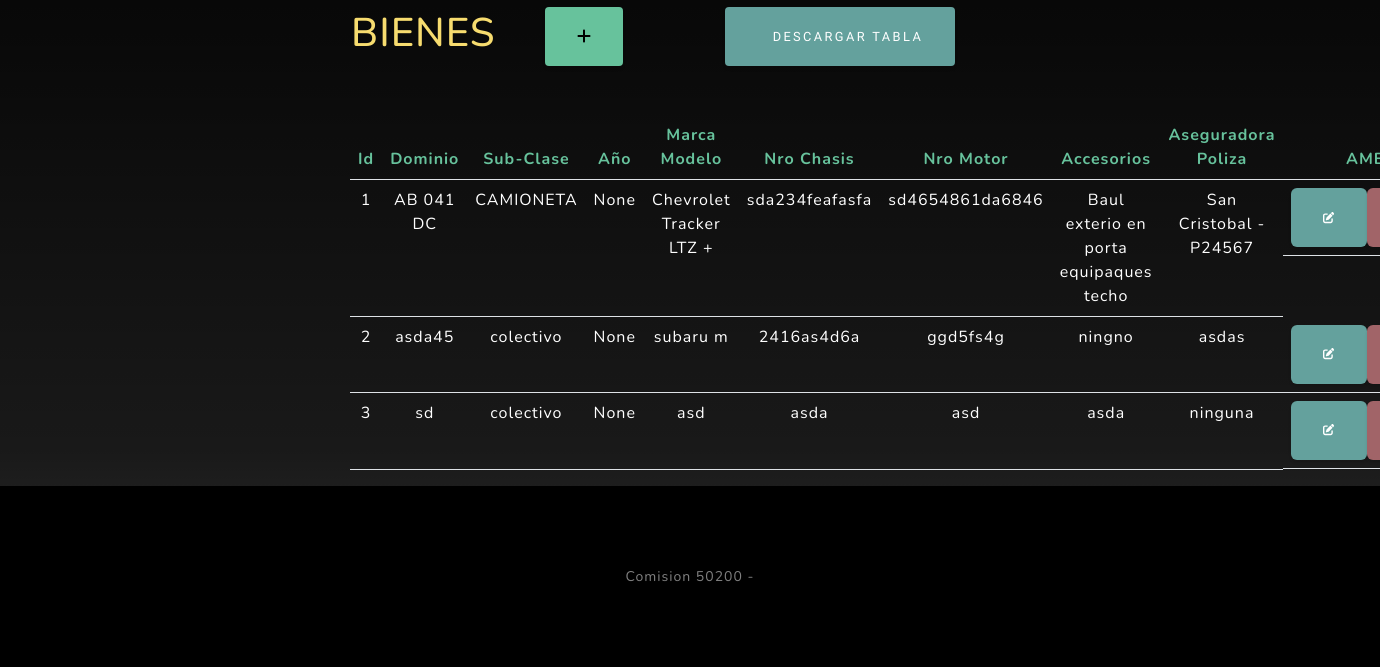
Page /aplicacion/bienes/ (signed in, lower part) on the earlier database version.
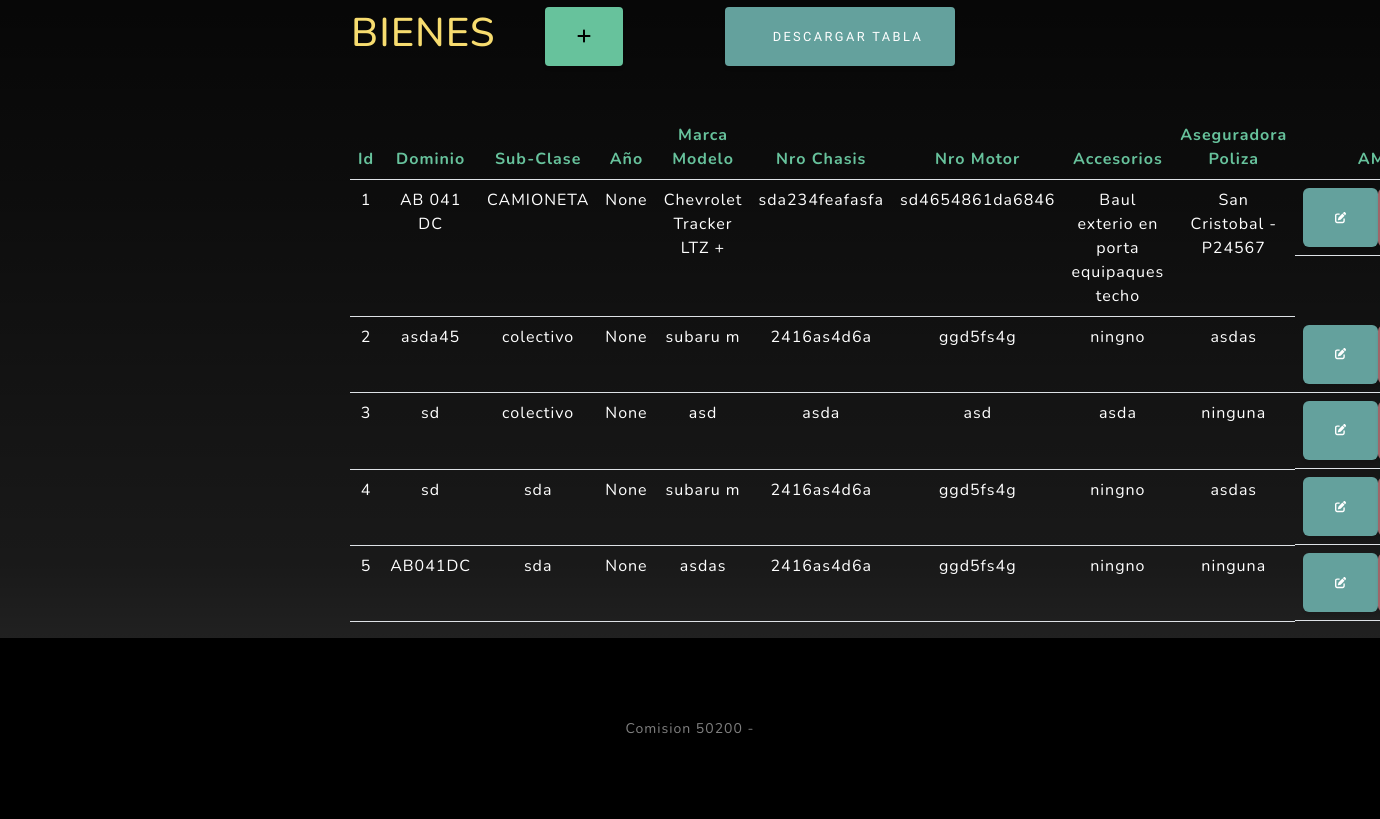
Same page on the later database version.
### aplicacion/models.py (models this page shows, shortened)
class Bienes(models.Model):
    dominio = models.CharField(max_length=50)
    subClase = models.CharField(max_length=50)
    anio = models.IntegerField()
    marcaModelo = models.CharField(max_length=50)
    nroChasis = models.CharField(max_length=50)
    nroMotor = models.CharField(max_length=50)
    accesorios = models.CharField(max_length=100)
    aseguradoraPoliza = models.CharField(max_length=50)

### aplicacion/views.py (the view)
# urls.py: path('bienes/', BienesList.as_view(), name= "bienes"),
class BienesList(LoginRequiredMixin, ListView):
    model = Bienes

### aplicacion/templates/aplicacion/bienes_list.html (shortened to what this page needs)
{% extends 'aplicacion/home.html' %}
{% block contenido %}
<table>
    <tr>
        <td with="300"><h2 style="color:#F7DC6F" class="fs-1 .text-info">BIENES</h2></td>
        <td>
            <a href="{% url 'bienes_create' %}"
            class="btn btn-success btn-sm m-5"><i class="fa fa-plus fa-lg" title="Alta"></i></a>
            <a href="{% url 'descargar_excel' %}"
            class="btn btn-primary btn-sm m-5"><i class="fa fa-lg" title="Descargar Tabla"></i>Descargar Tabla</a>
        </td>
    </tr>
</table>
<table class="text-white table">
    <thead class="text-success">
        <tr>
            <th>Id</th>
            <th>Dominio</th>
            <th>Sub-Clase</th>
            <th>Año</th>
            <th>Marca Modelo</th>
            <th>Nro Chasis</th>
            <th>Nro Motor</th>
            <th>Accesorios</th>
            <th>Aseguradora Poliza</th>
            <th>AMB</th>
        </tr>
    </thead>
    <tbody class="text-white">
{% for b in bienes_list %}
    <tr>
        <td>{{ b.id }}</td>
        <td>{{ b.dominio }}</td>
        <td>{{ b.subClase }}</td>
        <td>{{ b.anio }}</td>
        <td>{{ b.marcaModelo }}</td>
        <td>{{ b.nroChasis }}</td>
        <td>{{ b.nroMotor }}</td>
        <td>{{ b.accesorios }}</td>
        <td>{{ b.aseguradoraPoliza }}</td>
        <td class="d-flex">
            <a
            href="{% url 'bienes_update' b.id %}"
            class="btn btn-primary"
            style="--bs-btn-padding-y: .25rem; --bs-btn-padding-x: .5rem; --bs-btn-font-size: .75rem;"
            ><i class="fa fa-edit fa-sm" title="Editar"></i>
        </a>
        <a
            href="{% url 'bienes_delete' b.id %}"
            class="btn btn-danger"
            style="--bs-btn-padding-y: .25rem; --bs-btn-padding-x: .5rem; --bs-btn-font-size: .75rem;"
            >
        </a>
        </td>
    </tr>
{% endfor %}
    </tbody>
</table>
{% endblock contenido %}

### aplicacion/templates/aplicacion/home.html (shortened to what this page needs)
<!DOCTYPE html>
<html lang="en">
    <head>
        {% load static %}
        <link href="{% static 'css/styles.css' %}"  rel="stylesheet" />
    </head>
    <body id="page-top">
        <section class="about-section text-center" id="about">
            <div class="container px-4 px-lg-5">
                <div class="row gx-4 gx-lg-5 justify-content-center">
                    <div class="col-lg-8">
                        {% block contenido %}
                        {% endblock contenido %}
                    </div>
                </div>
            </div>
        <footer class="footer bg-black small text-center text-white-50"><div class="container px-4 px-lg-5"> Comision 50200 - </div>
        </footer>
    </body>
</html>

Differences in the rows shown:
added Bienes: id "4", dominio "sd", subClase "sda", anio "None", marcaModelo "subaru m", nroChasis "2416as4d6a", nroMotor "ggd5fs4g", accesorios "ningno", aseguradoraPoliza "asdas"
added Bienes: id "5", dominio "AB041DC", subClase "sda", anio "None", marcaModelo "asdas", nroChasis "2416as4d6a", nroMotor "ggd5fs4g", accesorios "ningno", aseguradoraPoliza "ninguna"
